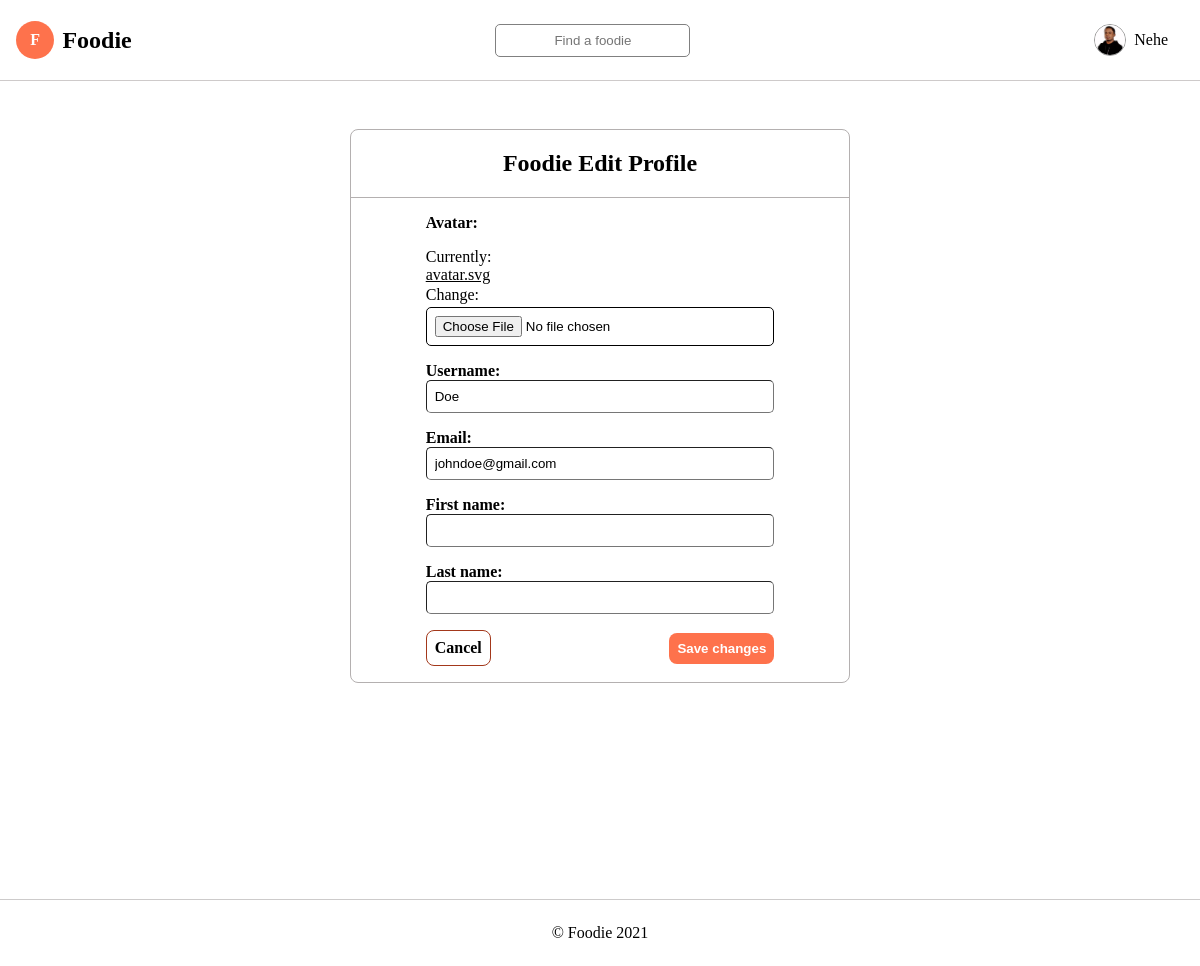
The page /edit_profile/2 (signed in) on the database its author committed.
### fapp/models.py (models this page shows, shortened)
class User(AbstractUser):
    email = models.EmailField(unique=True)
    avatar = models.ImageField(null=True, default='avatar.svg')
    USERNAME_FIELD = 'email'
    REQUIRED_FIELDS = ['username']

### fapp/views.py (the view, shortened to what this page needs)
# urls.py: path('edit_profile/<str:pk>', views.edit_profile, name="edit_profile"),
@login_required(login_url='login')
def edit_profile(request, pk):
    try:
        user = User.objects.get(pk=pk)
    except Post.DoesNotExist:
       return HttpResponse('You do not have access')
    form = ProfileForm(instance=user)
    context = {'form': form}
    return render(request, 'fapp/edit_profile.html', context)

### fapp/forms.py
class ProfileForm(forms.ModelForm):
    email = forms.EmailField(required=True)
    username = forms.CharField(required=True)
    class Meta:
        model = User
        fields = ['avatar','username', 'email', 'first_name', 'last_name']

### fapp/templates/fapp/edit_profile.html (shortened to what this page needs)
{% extends 'main.html' %} {% block main %}
<section class="auth_form_main">
  <div class="title">
    <h1>Foodie Edit Profile</h1>
  </div>
  <form method="post" class="form" enctype="multipart/form-data">
    {% csrf_token %} {{form}}
    <div class="buttons">
      <a href="{% url 'fapp:profile' request.user.id %}">Cancel</a>
      <button type="submit">Save changes</button>
    </div>
  </form>
</section>
{% endblock main %}

### templates/navbar.html (shortened to what this page needs)
<nav class="navbar">
  <a href="{% url 'fapp:home' %}" class="logo">
    <div class="logo_text_1">F</div>
    <p class="logo_text_2">Foodie</p>
  </a>
  <form action="{% url 'fapp:home' %}" method="get" class="search_input">
    <input placeholder="Find a foodie" name="search" class="search" />
  </form>
  <ul class="links">
    {% if not user.is_authenticated %}
    <li><a href="{% url 'fapp:login' %}">Login</a></li>
    <li><a href="{% url 'fapp:register' %}">Register</a></li>
    {% else %}
    <li class="dropdown">
      <div class="dropdown_visible">
        <div class="avatar">
          <img src="{{user.avatar.url}}" alt="" />
        </div>
        <p>{{user.username | capfirst }}</p>
      </div>
    </li>
    {% endif %}
  </ul>
</nav>

### static/css/navbar.css (style rules this page uses)
.logo { display: flex; align-items: center; font-weight: 700; }
.logo_text_1 { background-color: #FE724C; border-radius: 100%; padding: 1.2rem; height: 2rem; width: 2rem; color: #fff; margin-right: .5rem; display: flex; align-items: center; justify-content: center; }
.logo_text_2 { font-size: 1.5rem; }
ul.links { display: flex; }
.links > li:first-of-type { margin-right: 1rem; }

### static/css/main.css (style rules this page uses)
html, body { padding: 0; margin: 0; }
*, *::after, *::before { box-sizing: border-box; }
ul { list-style-type: none; }
a { text-decoration: none; color: #000; }

### templates/navbar.html (style rules this page uses)
.navbar { display: flex; justify-content: space-between; align-items: center; border-bottom: 1px solid hsl(0, 3%, 80%); padding: 0.5rem 1rem; width: 100%; }
.search { border-radius: 5px; padding: 0.5rem; border: 1px solid grey; text-align: center; width: 100%; }
.avatar { height: 2rem; width: 2rem; border-radius: 50%; display: grid; place-items: center; margin-right: 0.5rem; }
.avatar > img { width: 100%; height: 100%; object-fit: contain; border: 1px solid hsl(0, 0%, 60%); border-radius: 50%; }
.dropdown, p { margin: 0; padding: 0; position: relative; }
.dropdown_visible { display: flex; align-items: center; }

### fapp/templates/fapp/edit_profile.html (style rules this page uses)
.auth_form_main { display: flex; flex-direction: column; align-items: center; margin: 0 auto; max-width: 500px; border: 1px solid rgb(180, 176, 176); border-radius: 8px; }
.title { border-bottom: 1px solid rgb(180, 176, 176); width: 100%; text-align: center; }
.auth_form_main > .form { display: flex; flex-direction: column; margin-top: 1rem; width: 70%; }
.auth_form_main > .form > input { margin-bottom: 1rem; width: 100%; padding: 0.5rem; border-radius: 5px; border-width: 1px; }
.auth_form_main > .form > input[type="file"] { margin-bottom: 1rem; margin-top: 0.2rem; border: 1px solid black; }
.auth_form_main > .form > label:first-of-type { margin-bottom: 1rem; }
.auth_form_main > .form > label:first-of-type + a { margin-bottom: -1rem; text-decoration: underline; }
.auth_form_main > .form > .buttons { display: flex; width: 100%; align-items: center; justify-content: space-between; }
.auth_form_main > .form > .buttons > a { border: 1px solid #a3381b; padding: 0.5rem; font-weight: 700; border-radius: 8px; margin-bottom: 1rem; }
.auth_form_main > .form > .buttons > button { background-color: #fe724c; padding: 0.5rem; border: 0; color: white; font-weight: 700; border-radius: 8px; margin-bottom: 1rem; }
label { font-weight: 700; }

### rows shown on the page
User: avatar (picture), username "Nehe"
User: username "Doe", email "johndoe@gmail.com"
